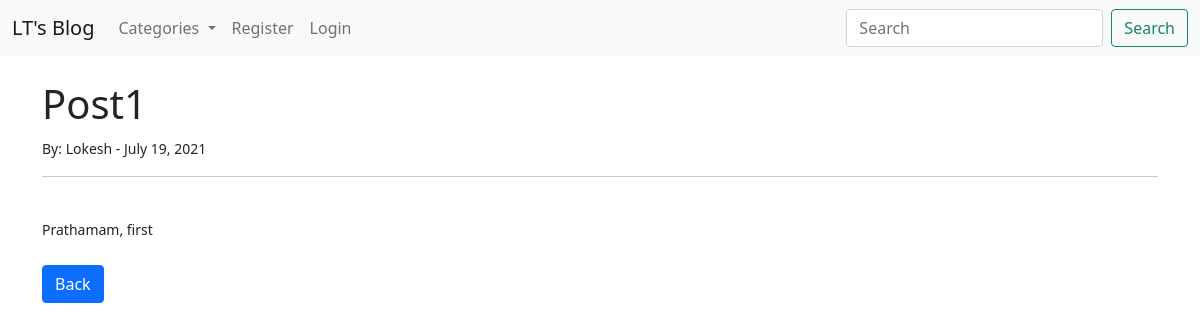
The app's page /article/1 with its own data.
### theblog/models.py (models this page shows, shortened)
class Post(models.Model):
	title = models.CharField(max_length =255)
	title_tag = models.CharField(max_length =255, default = "Lt's blog")
	author = models.ForeignKey(User, on_delete = models.CASCADE)
	body = RichTextField(blank = True, null = True)
	post_date = models.DateField(auto_now_add = True)
	category = models.CharField(max_length =255, default = 'notcategorised')
	snippet = models.CharField(max_length =255)

### theblog/views.py (the view)
# urls.py: path('article/<int:pk>', ArticleDetailView.as_view(), name = 'article-details'),
class ArticleDetailView(DetailView):
	model = Post
	template_name = 'article_details.html'
	def get_context_data(self, *args, **kwargs):
		cat_menu = Category.objects.all()
		context = super(ArticleDetailView, self).get_context_data(*args, **kwargs)
		context["cat_menu"] = cat_menu
		return context

### theblog/models.py (called while the page is built)
	def __str__(self):
		return self.name

### theblog/templates/article_details.html (shortened to what this page needs)
 {% extends 'base.html' %}
{% block content %}
 <h1>{{ post.title }}</h1>
 <small> By: {{ post.author.first_name}} {{ posta.author.last_name }} - {{ post.post_date }}
 <hr>
 <br/>
 {{ post.body|safe }}
 <br/><br/>
 <a href="{% url 'home' %}" class="btn btn-primary">Back</a>
 {% endblock %}

### records on screen
Post: title "Post1", author.first_name "Lokesh", post_date "July 19, 2021", body "Prathamam, first"
